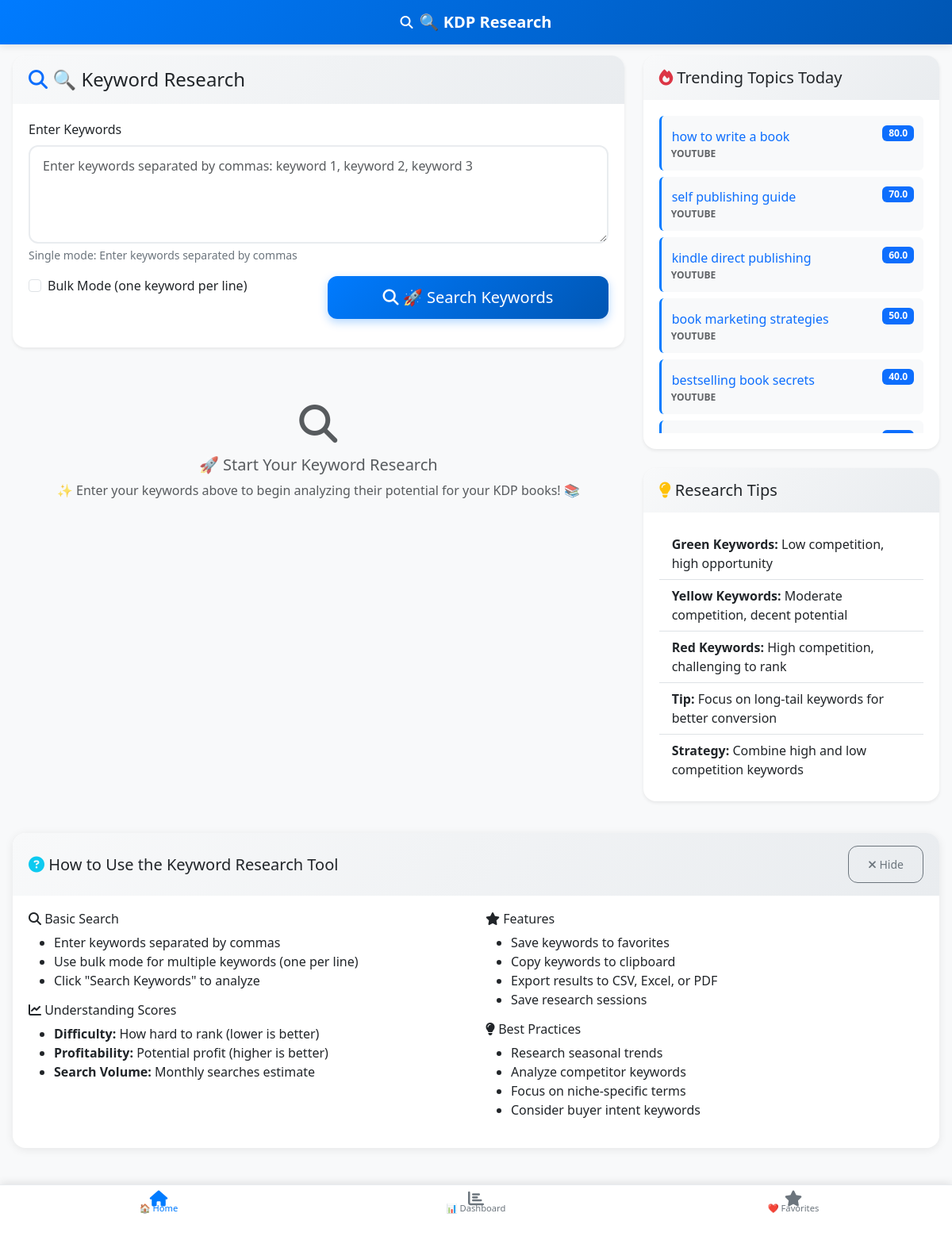
The page / on the database its author committed.
### models.py (models this page shows)
class TrendingTopic(db.Model):
    id = db.Column(db.Integer, primary_key=True)
    topic = db.Column(db.String(500), nullable=False)
    source = db.Column(db.String(100))  # 'google_trends', 'youtube', 'twitter'
    trend_score = db.Column(db.Float, default=0.0)
    created_at = db.Column(db.DateTime, default=datetime.utcnow)
    date_trending = db.Column(db.Date, default=datetime.utcnow().date())

### routes.py (the view, shortened to what this page needs)
@app.route('/')
def index():
    today = date.today()
    trending_topics = TrendingTopic.query.filter_by(date_trending=today).limit(10).all()
    return render_template('index.html', trending_topics=trending_topics)

### templates/index.html (shortened to what this page needs)
{% extends "base.html" %}
{% block content %}
<div class="row">
    <div class="col-lg-8">
        <div class="card shadow-sm">
            <div class="card-header">
                <h4 class="mb-0">
                    <i class="fas fa-search text-primary"></i>
                    🔍 Keyword Research
                </h4>
            </div>
            <div class="card-body">
                <form id="searchForm" class="search-container">
                    <div class="mb-3">
                        <label for="keywordsInput" class="form-label">Enter Keywords</label>
                        <textarea
                            class="form-control keyword-input"
                            id="keywordsInput"
                            rows="4"
                            placeholder="Enter keywords separated by commas: keyword 1, keyword 2, keyword 3"
                            required
                        ></textarea>
                        <div class="form-text bulk-mode-label">
                            Single mode: Enter keywords separated by commas
                        </div>
                    </div>
                    <div class="row mb-3">
                        <div class="col-md-6 col-12 mb-2">
                            <div class="form-check">
                                <input class="form-check-input" type="checkbox" id="bulkMode">
                                <label class="form-check-label" for="bulkMode">
                                    Bulk Mode (one keyword per line)
                                </label>
                            </div>
                        </div>
                        <div class="col-md-6 col-12 d-grid">
                            <button type="submit" class="btn btn-primary btn-lg">
                                <i class="fas fa-search"></i>
                                🚀 Search Keywords
                            </button>
                        </div>
                    </div>
                </form>
            </div>
        </div>
        <div class="mt-4">
            <div id="resultsContainer">
                <div class="text-center text-muted py-5">
                    <i class="fas fa-search fa-3x mb-3"></i>
                    <h5>🚀 Start Your Keyword Research</h5>
                    <p>✨ Enter your keywords above to begin analyzing their potential for your KDP books! 📚</p>
                </div>
            </div>
        </div>
    </div>
    <div class="col-lg-4 sidebar">
        <div class="card shadow-sm mb-4">
            <div class="card-header">
                <h5 class="mb-0">
                    <i class="fas fa-fire text-danger"></i>
                    Trending Topics Today
                </h5>
            </div>
            <div class="card-body">
                {% if trending_topics %}
                    <div class="trending-topics">
                        {% for topic in trending_topics %}
                        <div class="trending-item">
                            <div class="d-flex justify-content-between align-items-start">
                                <div class="flex-grow-1">
                                    <button class="btn btn-link p-0 text-start trending-topic-btn" style="text-decoration: none;">
                                        {{ topic.topic }}
                                    </button>
                                    <div class="trending-source">{{ topic.source.replace('_', ' ').title() }}</div>
                                </div>
                                <span class="badge bg-primary">{{ topic.trend_score|round(1) }}</span>
                            </div>
                        </div>
                        {% endfor %}
                    </div>
                {% else %}
                    <p class="text-muted">No trending topics available. Check back later!</p>
                {% endif %}
            </div>
        </div>
        <div class="card shadow-sm">
            <div class="card-header">
                <h5 class="mb-0">
                    <i class="fas fa-lightbulb text-warning"></i>
                    Research Tips
                </h5>
            </div>
            <div class="card-body">
                <div class="list-group list-group-flush">
                    <div class="list-group-item">
                        <strong>Green Keywords:</strong> Low competition, high opportunity
                    </div>
                    <div class="list-group-item">
                        <strong>Yellow Keywords:</strong> Moderate competition, decent potential
                    </div>
                    <div class="list-group-item">
                        <strong>Red Keywords:</strong> High competition, challenging to rank
                    </div>
                    <div class="list-group-item">
                        <strong>Tip:</strong> Focus on long-tail keywords for better conversion
                    </div>
                    <div class="list-group-item">
                        <strong>Strategy:</strong> Combine high and low competition keywords
                    </div>
                </div>
            </div>
        </div>
    </div>
</div>
<div class="card mt-4" id="instructionsCard" style="display: none;">
    <div class="card-header d-flex justify-content-between align-items-center">
        <h5 class="mb-0">
            <i class="fas fa-question-circle text-info"></i>
            How to Use the Keyword Research Tool
        </h5>
        <button type="button" class="btn btn-sm btn-outline-secondary" id="hideInstructions">
            <i class="fas fa-times"></i> Hide
        </button>
    </div>
    <div class="card-body">
        <div class="row">
            <div class="col-md-6">
                <h6><i class="fas fa-search"></i> Basic Search</h6>
                <ul>
                    <li>Enter keywords separated by commas</li>
                    <li>Use bulk mode for multiple keywords (one per line)</li>
                    <li>Click "Search Keywords" to analyze</li>
                </ul>
                <h6 class="mt-3"><i class="fas fa-chart-line"></i> Understanding Scores</h6>
                <ul>
                    <li><strong>Difficulty:</strong> How hard to rank (lower is better)</li>
                    <li><strong>Profitability:</strong> Potential profit (higher is better)</li>
                    <li><strong>Search Volume:</strong> Monthly searches estimate</li>
                </ul>
            </div>
            <div class="col-md-6">
                <h6><i class="fas fa-star"></i> Features</h6>
                <ul>
                    <li>Save keywords to favorites</li>
                    <li>Copy keywords to clipboard</li>
                    <li>Export results to CSV, Excel, or PDF</li>
                    <li>Save research sessions</li>
                </ul>
                <h6 class="mt-3"><i class="fas fa-lightbulb"></i> Best Practices</h6>
                <ul>
                    <li>Research seasonal trends</li>
                    <li>Analyze competitor keywords</li>
                    <li>Focus on niche-specific terms</li>
                    <li>Consider buyer intent keywords</li>
                </ul>
            </div>
        </div>
    </div>
</div>
{% endblock %}

### static/css/styles.css (style rules this page uses)
:root { --bg-primary: #ffffff; --bg-secondary: #f8f9fa; --text-primary: #212529; --text-secondary: #6c757d; --border-color: #dee2e6; --accent-color: #007bff; --success-color: #28a745; --warning-color: #ffc107; --danger-color: #dc3545; --info-color: #17a2b8; --dark-bg-primary: #1a1a1a; --dark-bg-secondary: #2d2d2d; --dark-text-primary: #ffffff; --dark-text-secondary: #b0b0b0; --dark-border-color: #404040; --dark-accent-color: #0d6efd; }
body { font-family: 'Segoe UI', Tahoma, Geneva, Verdana, sans-serif; transition: all 0.3s ease; background-color: #f8f9fa; margin: 0; padding: 0; overflow-x: hidden; }
.search-container { max-width: 800px; margin: 0 auto; }
.keyword-input { min-height: 120px; resize: vertical; }
.bulk-mode-label { font-size: 0.875rem; color: var(--text-secondary); }
.trending-topics { max-height: 400px; overflow-y: auto; }
.trending-item { padding: 0.75rem; border-left: 3px solid var(--accent-color); margin-bottom: 0.5rem; background-color: var(--bg-secondary); border-radius: 0.375rem; transition: all 0.2s ease; }
.trending-source { font-size: 0.75rem; text-transform: uppercase; font-weight: 600; opacity: 0.7; }
.card { border: none; border-radius: 16px; box-shadow: 0 2px 12px rgba(0,0,0,0.08); margin-bottom: 16px; }
.card-header { background: linear-gradient(135deg, #f8f9fa 0%, #e9ecef 100%); border-bottom: none; border-radius: 16px 16px 0 0 !important; padding: 16px 20px; }
.card-body { padding: 20px; }
.btn { border-radius: 12px; font-weight: 500; padding: 12px 24px; transition: all 0.2s ease; }
.btn-primary { background: linear-gradient(135deg, #007bff 0%, #0056b3 100%); border: none; box-shadow: 0 4px 12px rgba(0, 123, 255, 0.3); }
.form-control { border-radius: 12px; border: 2px solid #e9ecef; padding: 12px 16px; transition: all 0.2s ease; }

### rows shown on the page
TrendingTopic: topic "how to write a book", source.replace "YOUTUBE", trend_score "80.0"
TrendingTopic: topic "self publishing guide", source.replace "YOUTUBE", trend_score "70.0"
TrendingTopic: topic "kindle direct publishing", source.replace "YOUTUBE", trend_score "60.0"
TrendingTopic: topic "book marketing strategies", source.replace "YOUTUBE", trend_score "50.0"
TrendingTopic: topic "bestselling book secrets", source.replace "YOUTUBE", trend_score "40.0"
